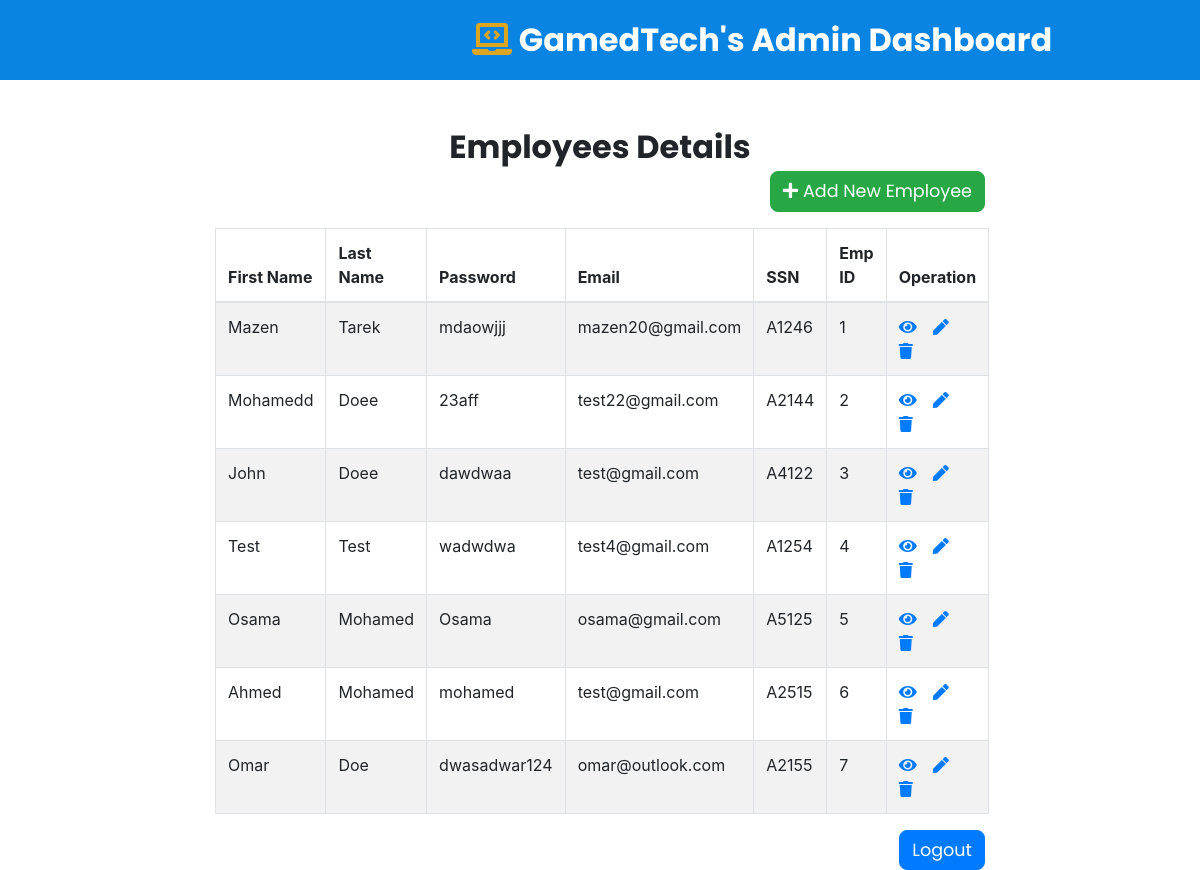
/GamedTechProject/adminDashboard.php, run on the app's committed database.
### tables this page shows
CREATE TABLE `emp` (
  `EFirstName` varchar(20) NOT NULL,
  `ELastName` varchar(20) NOT NULL,
  `Password` varchar(20) NOT NULL,
  `EEmail` varchar(20) NOT NULL,
  `SSN` varchar(20) NOT NULL,
  `EmpID` int NOT NULL
);

### GamedTechProject/adminDashboard.php (the view, shortened to what this page needs)
<!DOCTYPE html>
<html lang="en">
<head>
    <link rel="stylesheet" href="https://stackpath.bootstrapcdn.com/bootstrap/4.5.2/css/bootstrap.min.css">
    <link rel="stylesheet" href="https://cdnjs.cloudflare.com/ajax/libs/font-awesome/5.15.4/css/all.min.css">
    <link rel="stylesheet" href="css/styles3.css">
</head>
<body>
    <header class="header">
        <a href="adminDashboard.php" class="logo"> <i class="fas fa-laptop-code"></i> GamedTech's Admin Dashboard </a>
    </header>
    <div class="wrapper">
        <div class="container-fluid">
            <div class="row">
                <div class="col-md-12">
                    <div class="mt-5 mb-3 clearfix">
                        <h2 class="employeeText">Employees Details</h2>
                        <a href="addEmployee.php" class="btn btn-success btn"><i class="fa fa-plus"></i> Add New Employee</a>
                    </div>
                    <?php
                    require_once "Conn.php";
                    $sql = "SELECT * FROM emp";
                    if($result = mysqli_query($conn, $sql)){
                        if(mysqli_num_rows($result) > 0){
                            echo '<table class="table table-bordered table-striped">';
                                echo "<thead>";
                                    echo "<tr>";
                                        echo "<th>First Name</th>";
                                        echo "<th>Last Name</th>";
                                        echo "<th>Password</th>";
                                        echo "<th>Email</th>";
                                        echo "<th>SSN</th>";
                                        echo "<th>Emp ID</th>";
                                        echo "<th>Operation</th>";
                                    echo "</tr>";
                                echo "</thead>";
                                echo "<tbody>";
                                while($row = mysqli_fetch_array($result)){
                                    echo "<tr>";
                                        echo "<td>" . $row['EFirstName'] . "</td>";
                                        echo "<td>" . $row['ELastName'] . "</td>";
                                        echo "<td>" . $row['Password'] . "</td>";
                                        echo "<td>" . $row['EEmail'] . "</td>";
                                        echo "<td>" . $row['SSN'] . "</td>";
                                        echo "<td>" . $row['EmpID'] . "</td>";
                                        echo "<td>";
                                            echo '<a href="adminRead.php?id='. $row['EmpID'] .'" class="mr-3" title="View Record" data-toggle="tooltip"><span class="fa fa-eye"></span></a>';
                                            echo '<a href="adminUpdate.php?id='. $row['EmpID'] .'" class="mr-3" title="Update Record" data-toggle="tooltip"><span class="fa fa-pen"></span></a>';
                                            echo '<a href="adminDelete.php?id='. $row['EmpID'] .'" title="Delete Record" data-toggle="tooltip"><span class="fa fa-trash"></span></a>';
                                        echo "</td>";
                                    echo "</tr>";
                                }
                                echo "</tbody>";
                            echo "</table>";
                        } else{
                            echo '<div class="alert alert-danger"><em>No records were found.</em></div>';
                        }
                    } else{
                        echo "Oops! Something went wrong. Please try again later.";
                    }
                    ?>
                </div>
            </div>
            <a href="login.php" class="btn btn-primary ml-2">Logout</a>
        </div>
    </div>
</body>
</html>

### GamedTechProject/css/styles3.css (style rules this page uses)
.header { position: -webkit-sticky; position: sticky; top: 0; right: 0; left: 0; z-index: 1000; background-color: #0984e3; display: -webkit-box; display: -ms-flexbox; display: flex; -webkit-box-align: center; -ms-flex-align: center; align-items: center; -webkit-box-pack: justify; -ms-flex-pack: justify; justify-content: space-between; padding: 1rem 6%; }
.header .logo { font-family: 'Poppins', sans-serif; font-size: 2.5rem; color: #ffffff; font-weight: bolder; }
.header a { margin-left: 33rem; }
.header .logo i { color: goldenrod; }
.container-fluid .employeeText { margin-bottom: 0.3rem; font-size: 2rem; font-family: 'Poppins', sans-serif; font-weight: bold; text-align: center; }
.container-fluid .btn { font-family: 'Poppins', sans-serif; font-size: 1.1rem; float: right; border-radius: 0.5rem; }
@media (max-width: 1418px) { .header .logo { font-size: 2rem; margin-left: 25rem; } }

### GamedTechProject/adminDashboard.php (style rules this page uses)
.wrapper { width: 800px; margin: 0 auto; }
table tr td:last-child { width: 120px; }

### data on the page
emp: EFirstName "Mazen", ELastName "Tarek", Password "mdaowjjj", EEmail "mazen20@gmail.com", SSN "A1246", EmpID "1"
emp: EFirstName "Mohamedd", ELastName "Doee", Password "23aff", EEmail "test22@gmail.com", SSN "A2144", EmpID "2"
emp: EFirstName "John", ELastName "Doee", Password "dawdwaa", EEmail "test@gmail.com", SSN "A4122", EmpID "3"
emp: EFirstName "Test", ELastName "Test", Password "wadwdwa", EEmail "test4@gmail.com", SSN "A1254", EmpID "4"
emp: EFirstName "Osama", ELastName "Mohamed", Password "Osama", EEmail "osama@gmail.com", SSN "A5125", EmpID "5"
emp: EFirstName "Ahmed", ELastName "Mohamed", Password "mohamed", EEmail "test@gmail.com", SSN "A2515", EmpID "6"
emp: EFirstName "Omar", ELastName "Doe", Password "dwasadwar124", EEmail "omar@outlook.com", SSN "A2155", EmpID "7"
